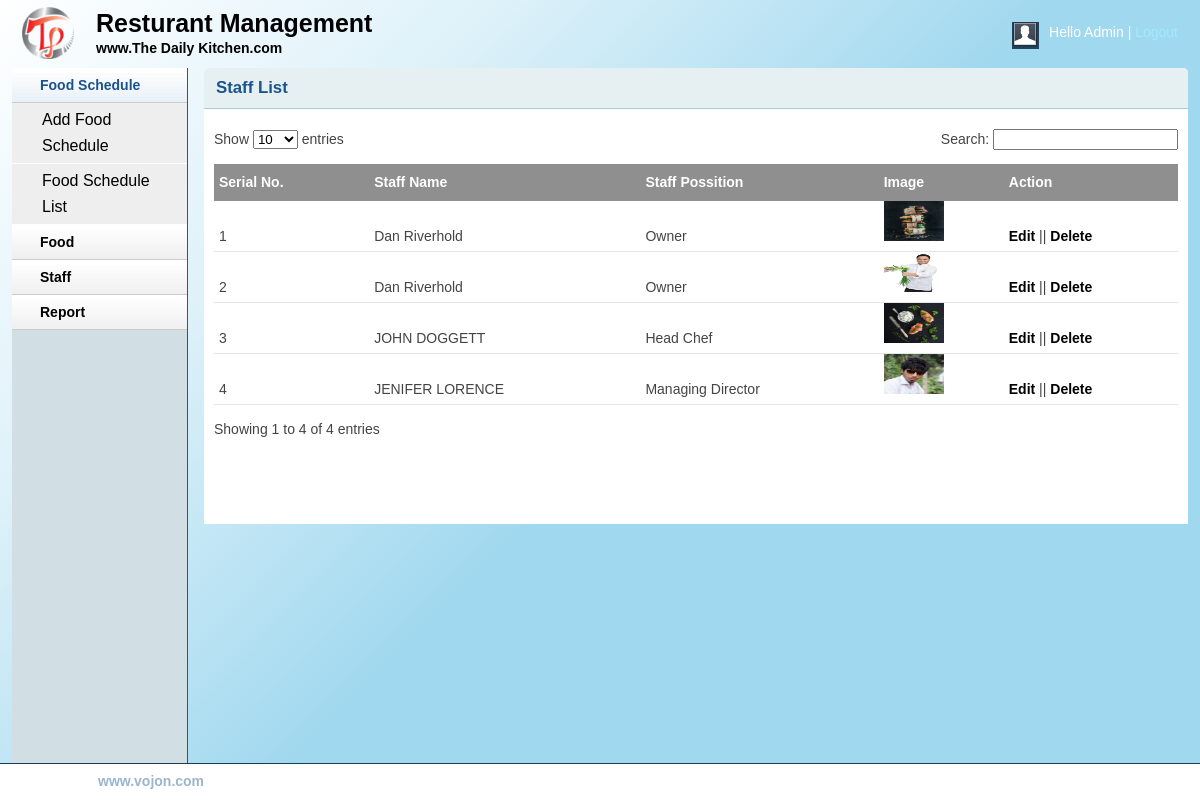
The app's page /admin/staff_list.php with its own data.
### tables this page shows
CREATE TABLE IF NOT EXISTS `tbl_staff` (
`staff_id` int(11) NOT NULL,
  `s_name` varchar(100) NOT NULL,
  `s_possition` varchar(100) NOT NULL,
  `s_image` text NOT NULL
);

### admin/classes/base.php (called while the page is built)
<?php
class Database{
	private $hostdb= "localhost";
	private $userdb= "root";
	private $passdb= "";
	private $namedb= "db_restaurant";
	protected $pdo;
	 function __construct(){
		  if(!isset($this->pdo)){
    try{
	  $link = new PDO("mysql:host=".$this->hostdb.";dbname=".$this->namedb,$this->userdb, $this->passdb);
		$link->setAttribute(PDO::ATTR_ERRMODE, PDO::ERRMODE_EXCEPTION);
		$this->pdo=$link ;
	  }
	  catch(PDOException $e)
   {
   echo "Connection failed: " . $e->getMessage();
   }
		  }
	}
 }
?>

### admin/classes/StaffClass.php (called while the page is built, shortened)
<?php
    $filepath = realpath(dirname(__FILE__));
    include_once ($filepath.'/base.php');
?>
<?php
class Staff extends Database{
public function getAllStaff(){
	$sql="SELECT * FROM tbl_staff ORDER BY staff_id DESC";
	$query=$this->pdo->prepare($sql);
	$query->execute();
	$result=$query->fetchAll();
	return $result;
}
}
?>

### admin/staff_list.php (the view, shortened to what this page needs)
<?php include 'inc/header.php';?>
<?php include 'inc/sidebar.php';?>
<?php include 'classes/base.php';?>
<?php include 'classes/StaffClass.php';?>
<?php
  $staff = new Staff();
?>
        <div class="grid_10">
            <div class="box round first grid">
                <h2>Staff List</h2>
                <div class="block">
                    <table class="data display datatable" id="example">
					<thead>
						<tr>
							<th>Serial No.</th>
							<th>Staff Name</th>
							<th>Staff Possition</th>
							<th>Image</th>
							<th>Action</th>
						</tr>
					</thead>
					<tbody>
            <?php
              $getStaff = $staff->getAllStaff();
					if($getStaff){
						 $i=0;
					foreach ($getStaff as $data) {
						 $i++;
            ?>
						<tr class="odd gradeX">
							<td><?php echo $i; ?></td>
							<td><?php echo $data['s_name']; ?></td>
							<td><?php echo $data['s_possition']; ?></td>
							<td><img src="<?php echo $data['s_image']; ?>" height="40px" width="60px" /></td>
							<td><a href="staff_details_edit.php?staff_id=<?php echo $data['staff_id']; ?>">Edit</a> || <a onclick="return confirm('Are u sure to delete!')" href="?del_staff=<?php echo $data['staff_id']; ?>">Delete</a></td>
						</tr>
            <?php } }?>
					</tbody>
				</table>
               </div>
            </div>
        </div>
<?php include 'inc/footer.php';?>

### admin/css/layout.css (style rules this page uses)
body { background: #fff none repeat scroll 0 0; color: #444; font-size: 14px; padding: 0; }
a { color: #000; font-weight:bold; text-decoration: none; }
h1, h2, h3, h4, h5, h6 { line-height:1.2em; margin-bottom:.3em; }
h2 { margin-top:1em; }
.box { background:#fff; margin-bottom:20px; padding:10px 10px 10px 10px; margin-left:-8px; }
.box.grid { padding-bottom:40px; }
.box.round { -moz-border-radius: 5px 5px 0px 0px; -webkit-border-radius: 5px 5px 0px 0px; border-radius: 5px 5px 0px 0px; }
.box h2 { font-size:1.2em; font-weight:bold; color:#1B548D; background:#E6F0F3; margin:-10px -10px 0 -10px; padding:10px 12px; border-bottom:1px solid #B3CBD6; -moz-border-radius: 5px 5px 0px 0px; -webkit-border-radius: 5px 5px 0px 0px; border-radius: 5px 5px 0px 0px; }
.box.first { min-height: 406px; }
.block { padding-top:20px; }
.block { padding-bottom:1px; }
table.display { margin: 0 auto; clear: both; width: 100%; }
table.display th { background:#8f8f8f; }
.sorting_asc { background: #8f8f8f url(../img/table/sort_asc.png) no-repeat center right; padding:8px 5px; text-align:left; color:#fff; }
.sorting { background:#8f8f8f url(../img/table/sort_both.png) no-repeat center right; padding:8px 5px; text-align:left; color:#fff; }
tr.odd { height: 30px; line-height: 30px; border-bottom:1px solid #e6e6e6; }
tr.even { height: 30px; line-height: 30px; border-bottom:1px solid #e6e6e6; }
tr.odd td, tr.even td { padding-left:5px; }

### records on screen
tbl_staff: s_name "Dan Riverhold", s_possition "Owner", s_image (picture)
tbl_staff: s_name "Dan Riverhold", s_possition "Owner", s_image (picture)
tbl_staff: s_name "JOHN DOGGETT", s_possition "Head Chef", s_image (picture)
tbl_staff: s_name "JENIFER LORENCE", s_possition "Managing Director", s_image (picture)
